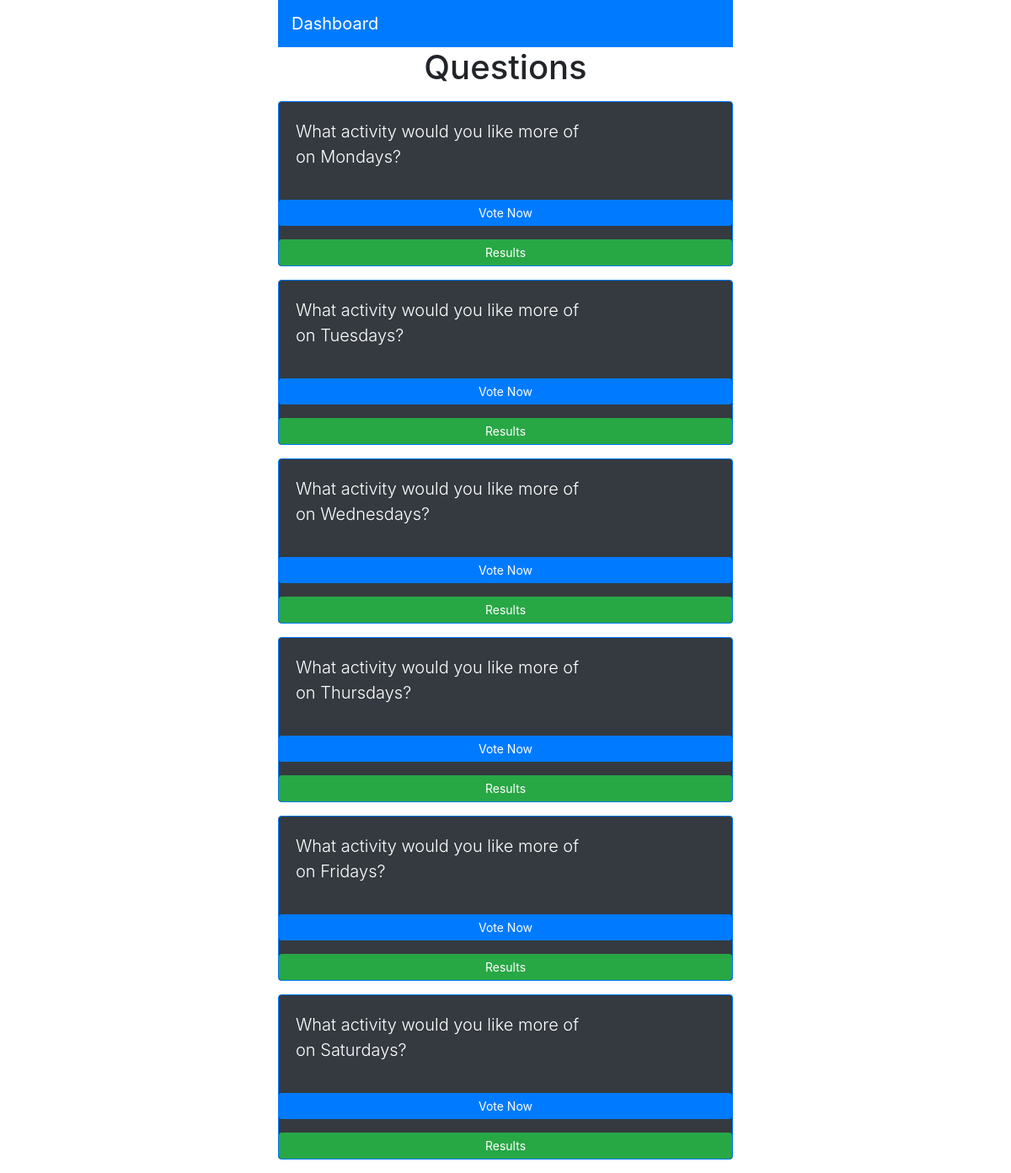
The page /votes/ on the database its author committed.
### votes/models.py (models this page shows, shortened)
class Question(models.Model):
    question_text = models.CharField(max_length = 150)
    publish_date = models.DateTimeField('date published')

### votes/views.py (the view)
# urls.py: path('', views.Home, name="Home"),
def Home(request):
    recent_question = Question.objects.order_by('publish_date') #[:5] # order by earliest question # specify the number of the most recent questions to see
    context = {'recent_question': recent_question}
    return render(request, 'votes/Home.html', context)

### templates/votes/Home.html
{% extends 'base.html' %} {% block content %}
<nav class="navbar navbar-expand-lg navbar-dark bg-primary">
 <a class="navbar-brand" href="#">Dashboard</a>
</nav>
<h1 class="text-center mb-3">Questions</h1>
{% for question in recent_question %}
<div class="card border-primary mb-3 bg-dark">
 <div class="card-body" style="width: 25rem">
  <p class="lead text-white">{{question.question_text}}</p>
 </div>
 <a
  href="{% url 'votes:detail' question.id %}"
  class="btn btn-primary btn-sm mb-3"
 >
  Vote Now</a
 >
 <a href="{% url 'votes:results' question.id %}" class="btn btn-success btn-sm">
  Results</a
 >
</div>
{% endfor %} {% endblock content %}

### rows shown on the page
Question: question_text "What activity would you like more of on Mondays?"
Question: question_text "What activity would you like more of on Tuesdays?"
Question: question_text "What activity would you like more of on Wednesdays?"
Question: question_text "What activity would you like more of on Thursdays?"
Question: question_text "What activity would you like more of on Fridays?"
Question: question_text "What activity would you like more of on Saturdays?"
